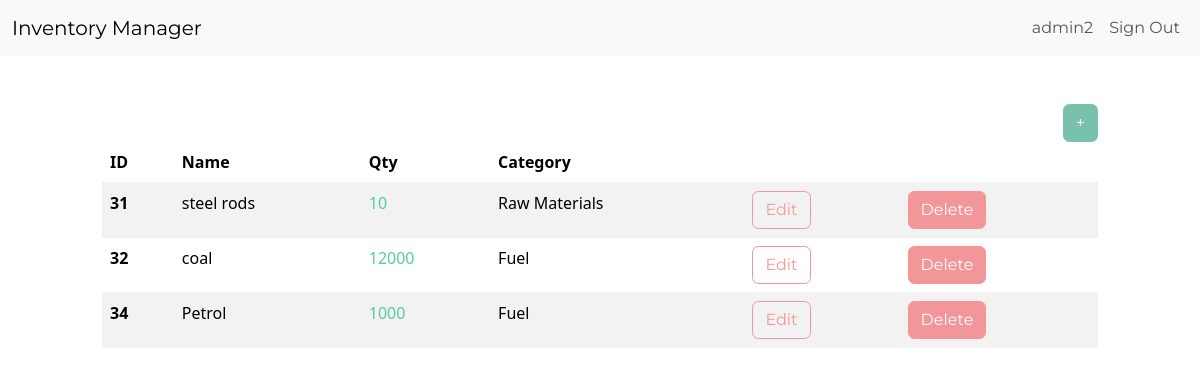
/dashboard/ (signed in), run on the app's committed database.
### inventory/models.py (models this page shows, shortened)
class InventoryItem(models.Model):
    name = models.CharField(max_length=200)
    quantity = models.IntegerField()
    category = models.ForeignKey('Category', on_delete=models.SET_NULL, blank=True, null=True)
    date_created = models.DateTimeField(auto_now_add=True)
    user = models.ForeignKey(User, on_delete=models.CASCADE)

class Category(models.Model):
    name = models.CharField(max_length=200)
    class Meta:
        verbose_name_plural = 'categories'

### inventory/views.py (the view)
# urls.py: path('dashboard/', Dashboard.as_view(), name='dashboard'),
class Dashboard(LoginRequiredMixin, View):
    def get(self, request):
        items = InventoryItem.objects.filter(user=self.request.user.id).order_by('id')
        low_inventory = InventoryItem.objects.filter(
            user=self.request.user.id,
            quantity__lte=LOW_QUANTITY
        )
        if low_inventory.count() > 0:
            if low_inventory.count() > 1:
                messages.error(request, f'{low_inventory.count()} items have low inventory')
            else:
                messages.error(request, f'{low_inventory.count()} item has low inventory')
        low_inventory_ids = InventoryItem.objects.filter(
            user=self.request.user.id,
            quantity__lte=LOW_QUANTITY
        ).values_list('id', flat=True)
        return render(request, 'inventory/dashboard.html', {'items': items, 'low_inventory_ids': low_inventory_ids})

### inventory/templates/inventory/dashboard.html (shortened to what this page needs)
{% extends 'inventory/base.html' %}
{% block content %}
    <div class="row">
        <div class="col-md-10 col-12 mx-auto mt-5">
            <div class="d-flex justify-content-end">
                <a href="{% url 'add-item' %}" class="btn btn-primary">+</a>
            </div>
            <table class="table table-hover table-striped">
                <thead>
                    <tr>
                        <th scope="col">ID</th>
                        <th scope="col">Name</th>
                        <th scope="col">Qty</th>
                        <th scope="col">Category</th>
                        <th scope="col"></th>
                        <th scope="col"></th>
                    </tr>
                </thead>
                <tbody>
                    {% for item in items %}
                    <tr>
                        <th scope="row">{{ item.id }}</th>
                        <td>{{ item.name }}</td>
                        {% if item.id in low_inventory_ids %}
                            <td class="text-danger">{{ item.quantity }}</td>
                        {% else %}
                            <td class="text-success">{{ item.quantity }}</td>
                        {% endif %}
                        <td>{{ item.category.name }}</td>
                        <td><a href="{% url 'edit-item' item.id %}" class="btn btn-outline-secondary">Edit</a></td>
                        <td><a href="{% url 'delete-item' item.id %}" class="btn btn-secondary">Delete</a></td>
                    </tr>
                    {% endfor %}
                </tbody>
            </table>
        </div>
    </div>
{% endblock content %}

### inventory/templates/inventory/navigation.html (shortened to what this page needs)
<nav class="navbar navbar-expand-lg bg-light">
    <div class="container-fluid">
        <a class="navbar-brand" href="{% url 'index' %}">Inventory Manager</a>
        <div class="collapse navbar-collapse justify-content-end" id="navbarNav">
            <ul class="navbar-nav">
                {% if user.is_authenticated %}
                    <li class="nav-item">
                        <a class="nav-link" href="#">{{ user.username }}</a>
                    </li>
                    <li class="nav-item">
                        <a class="nav-link" href="{% url 'logout' %}">Sign Out</a>
                    </li>
                {% endif %}
            </ul>
        </div>
    </div>
</nav>

### data on the page
InventoryItem: id "31", name "steel rods", quantity "10", category.name "Raw Materials"
InventoryItem: id "32", name "coal", quantity "12000", category.name "Fuel"
InventoryItem: id "34", name "Petrol", quantity "1000", category.name "Fuel"

### other printed values
{{ user.username }} "admin2"
